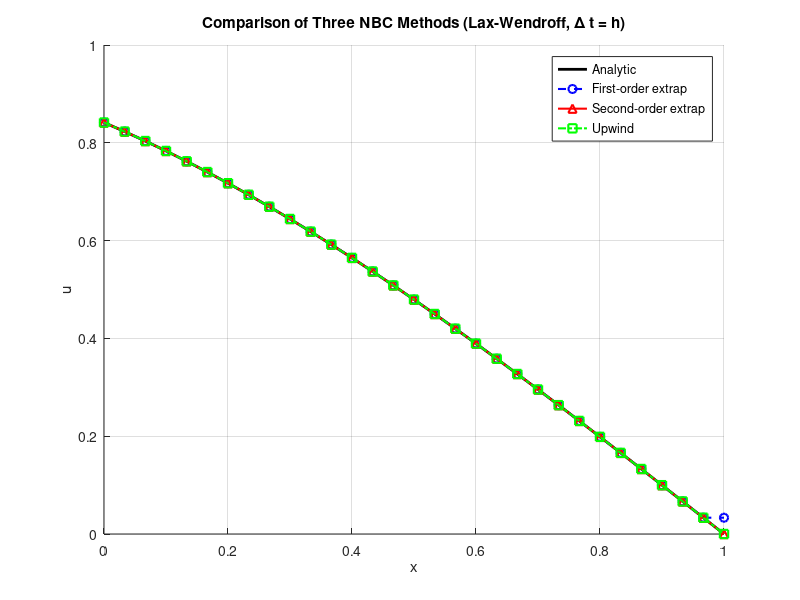
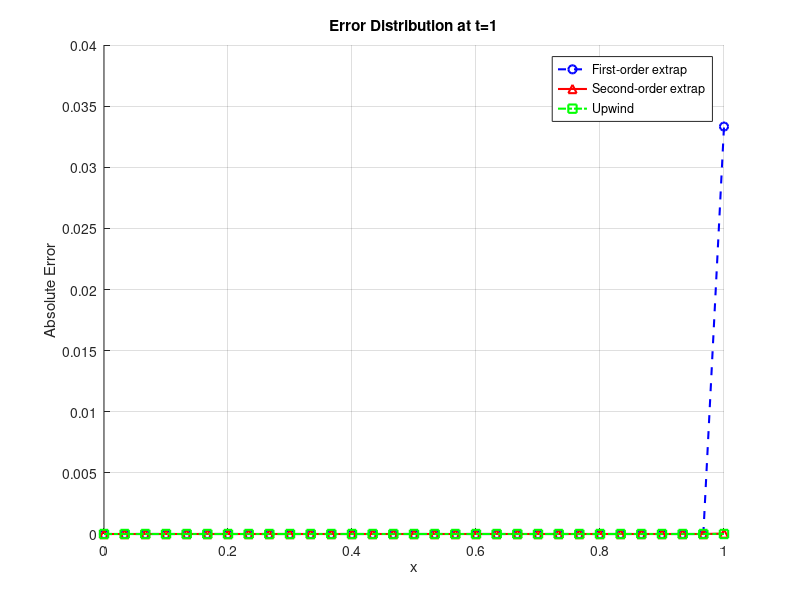

Recreate these plots in MATLAB, in order.
% Problem 2: Lax-Wendroff for u_t + u_x = 0, deltat=1
clear; clc;

m = 30;
h = 1/m;
k = h; % deltat=h
N = round(1/k); % N=30 time steps
x = linspace(0,1,m+1);

% Initial condition u(x,0)
U0 = zeros(1,m+1);
U0(m/2+1:m+1) = 1; % for x>=0.5

% Analytical solution at t=1
u_exact = sin(1-x);
u_exact(end) = 0; % u(1,1)=0

% Three NBC methods
methods = {'First-order extrap', 'Second-order extrap', 'Upwind'};
colors = {'b--o', 'r-^', 'g-.s'};

figure('Name', 'Comparison of NBC Methods at t=1');
hold on;
plot(x, u_exact, 'k-', 'LineWidth', 2, 'DisplayName', 'Analytic');

max_errors = zeros(3,1);
err = zeros(3,m+1);

for method = 1:3
    U = U0;
    for n = 1:N
        t_curr = (n-1)*k; 
        
        % Store the old time t=k-1 value of U(m) for the Upwind NBC
        U_old_m = U(m);
        
        % Interior update: Lax-Wendroff is reduced to U(i) = U(i-1)
        % Update the new time t=k U(m) from right to left to avoid overwriting
        for i = m+1:-1:2
            U(i) = U(i-1);
        end
        
        % Left boundary
        U(1) = sin(t_curr + k);
        
        % Right boundary (NBC)
        if method == 1 % First-order extrapolation
            U(m+1) = U(m); % U(m+1,k)=U(m,k)                      
        elseif method == 2 % Second-order extrapolation
            U(m+1) = -U(m-1) + 2*U(m) ; % U(m+1,k)=-U(m-1,k)+2*U(m,k)
        else % Upwind scheme
            U(m+1) = U_old_m; % U(m+1,k)=U(m,k-1)
        end
    end
    
    % Plot this numerical solution 
    plot(x, U, colors{method}, 'LineWidth', 1.5, 'DisplayName', methods{method});
    
    % Compute errors
    err(method,:) = abs(U - u_exact);
    max_errors(method) = max(err(method,:));
end

figure(1);
xlabel('x'); ylabel('u');
title('Comparison of Three NBC Methods (Lax-Wendroff, \Delta t = h)');
legend('Location', 'best');
grid on;
xlim([0 1]);

figure(2);hold on;
for method = 1:3
    plot(x, err(method,:), colors{method}, 'LineWidth', 1.5,...
        'DisplayName', methods{method});
end
xlabel('x'); ylabel('Absolute Error');
title('Error Distribution at t=1');
legend('Location', 'best');
grid on;
xlim([0 1]);

% Print errors
fprintf('Error Comparison at t=1\n');
fprintf('%-25s: Max Error = %.15f\n', methods{1}, max_errors(1));
fprintf('%-25s: Max Error = %.15f\n', methods{2}, max_errors(2));
fprintf('%-25s: Max Error = %.15f\n', methods{3}, max_errors(3));
